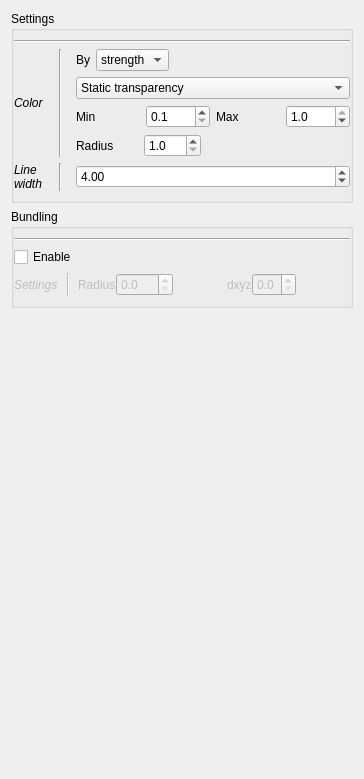
             <widget class="QWidget" name="scrollAreaWidgetContents_8">
              <property name="geometry">
               <rect>
                <x>0</x>
                <y>0</y>
                <width>364</width>
                <height>779</height>
               </rect>
              </property>
              <layout class="QVBoxLayout" name="verticalLayout_63">
               <item>
                <widget class="QGroupBox" name="toolBox_5">
                 <property name="title">
                  <string>Settings</string>
                 </property>
                 <layout class="QVBoxLayout" name="verticalLayout_39">
                  <property name="leftMargin">
                   <number>0</number>
                  </property>
                  <property name="rightMargin">
                   <number>0</number>
                  </property>
                  <item>
                   <widget class="Line" name="line_42">
                    <property name="minimumSize">
                     <size>
                      <width>200</width>
                      <height>0</height>
                     </size>
                    </property>
                    <property name="orientation">
                     <enum>Qt::Horizontal</enum>
                    </property>
                   </widget>
                  </item>
                  <item>
                   <layout class="QGridLayout" name="gridLayout">
                    <property name="topMargin">
                     <number>0</number>
                    </property>
                    <item row="2" column="2" colspan="3">
                     <widget class="QWidget" name="uiConnect_dynControl" native="true">
                      <property name="minimumSize">
                       <size>
                        <width>0</width>
                        <height>0</height>
                       </size>
                      </property>
                      <layout class="QHBoxLayout" name="horizontalLayout_36">
                       <property name="margin">
                        <number>0</number>
                       </property>
                       <item>
                        <layout class="QGridLayout" name="gridLayout_34">
                         <item row="0" column="0">
                          <widget class="QLabel" name="label_23">
                           <property name="text">
                            <string>Min</string>
                           </property>
                          </widget>
                         </item>
                         <item row="0" column="1">
                          <widget class="QDoubleSpinBox" name="uiConnect_dynMin">
                           <property name="toolTip">
                            <string>&lt;html&gt;&lt;head/&gt;&lt;body&gt;&lt;p&gt;Minimum opacity for the weaker connexions.&lt;/p&gt;&lt;p&gt;&lt;span style=&quot; font-weight:600;&quot;&gt;Input parameter : &lt;/span&gt;&lt;span style=&quot; font-style:italic;&quot;&gt;c_dynamic&lt;/span&gt;&lt;/p&gt;&lt;/body&gt;&lt;/html&gt;</string>
                           </property>
                           <property name="decimals">
                            <number>1</number>
                           </property>
                           <property name="minimum">
                            <double>0.100000000000000</double>
                           </property>
                           <property name="maximum">
                            <double>1.000000000000000</double>
                           </property>
                           <property name="singleStep">
                            <double>0.100000000000000</double>
                           </property>
                          </widget>
                         </item>
                         <item row="0" column="2">
                          <widget class="QLabel" name="label_24">
                           <property name="text">
                            <string>Max</string>
                           </property>
                          </widget>
                         </item>
                         <item row="0" column="3">
                          <widget class="QDoubleSpinBox" name="uiConnect_dynMax">
                           <property name="toolTip">
                            <string>&lt;html&gt;&lt;head/&gt;&lt;body&gt;&lt;p&gt;Maximum opacity for the stronger connexions.&lt;/p&gt;&lt;p&gt;&lt;span style=&quot; font-weight:600;&quot;&gt;Input parameter : &lt;/span&gt;&lt;span style=&quot; font-style:italic;&quot;&gt;c_dynamic&lt;/span&gt;&lt;/p&gt;&lt;/body&gt;&lt;/html&gt;</string>
                           </property>
                           <property name="decimals">
                            <number>1</number>
                           </property>
                           <property name="maximum">
                            <double>1.000000000000000</double>
                           </property>
                           <property name="singleStep">
                            <double>0.100000000000000</double>
                           </property>
                           <property name="value">
                            <double>1.000000000000000</double>
                           </property>
                          </widget>
                         </item>
                        </layout>
                       </item>
                      </layout>
                     </widget>
                    </item>
                    <item row="0" column="3">
                     <widget class="QComboBox" name="uiConnect_colorby">
                      <property name="toolTip">
                       <string>&lt;html&gt;&lt;head/&gt;&lt;body&gt;&lt;p&gt;Color connectivity line according to :&lt;/p&gt;&lt;p&gt;- Their connectivity strength&lt;/p&gt;&lt;p&gt;- The number of connections per node&lt;/p&gt;&lt;p&gt;- The line density (use the radius to control the density)&lt;/p&gt;&lt;p&gt;&lt;span style=&quot; font-weight:600;&quot;&gt;Input parameter : &lt;/span&gt;&lt;span style=&quot; font-style:italic;&quot;&gt;c_colorby&lt;/span&gt;&lt;/p&gt;&lt;/body&gt;&lt;/html&gt;</string>
                      </property>
                      <item>
                       <property name="text">
                        <string>strength</string>
                       </property>
                      </item>
                      <item>
                       <property name="text">
                        <string>count</string>
                       </property>
                      </item>
                      <item>
                       <property name="text">
                        <string>density</string>
                       </property>
                      </item>
                     </widget>
                    </item>
                    <item row="4" column="2" colspan="3">
                     <widget class="QDoubleSpinBox" name="uiConnect_lw">
                      <property name="toolTip">
                       <string>&lt;html&gt;&lt;head/&gt;&lt;body&gt;&lt;p&gt;Connectivity line width.&lt;/p&gt;&lt;p&gt;&lt;span style=&quot; font-weight:600;&quot;&gt;Input parameter : &lt;/span&gt;&lt;span style=&quot; font-style:italic;&quot;&gt;c_linewidth&lt;/span&gt;&lt;/p&gt;&lt;/body&gt;&lt;/html&gt;</string>
                      </property>
                      <property name="minimum">
                       <double>0.100000000000000</double>
                      </property>
                      <property name="maximum">
                       <double>9.000000000000000</double>
                      </property>
                      <property name="singleStep">
                       <double>0.100000000000000</double>
                      </property>
                      <property name="value">
                       <double>4.000000000000000</double>
                      </property>
                     </widget>
                    </item>
                    <item row="0" column="2">
                     <widget class="QLabel" name="label_21">
                      <property name="text">
                       <string>By</string>
                      </property>
                     </widget>
                    </item>
                    <item row="4" column="0">
                     <widget class="QLabel" name="label_22">
                      <property name="font">
                       <font>
                        <italic>true</italic>
                       </font>
                      </property>
                      <property name="text">
                       <string>Line
width</string>
                      </property>
                     </widget>
                    </item>
                    <item row="0" column="4">
                     <spacer name="horizontalSpacer_27">
                      <property name="orientation">
                       <enum>Qt::Horizontal</enum>
                      </property>
                      <property name="sizeHint" stdset="0">
                       <size>
                        <width>40</width>
                        <height>20</height>
                       </size>
                      </property>
                     </spacer>
                    </item>
                    <item row="4" column="1">
                     <widget class="Line" name="line_26">
                      <property name="minimumSize">
                       <size>
                        <width>20</width>
                        <height>0</height>
                       </size>
                      </property>
                      <property name="orientation">
                       <enum>Qt::Vertical</enum>
                      </property>
                     </widget>
                    </item>
                    <item row="0" column="1" rowspan="4">
                     <widget class="Line" name="line_21">
                      <property name="minimumSize">
                       <size>
                        <width>20</width>
                        <height>0</height>
                       </size>
                      </property>
                      <property name="orientation">
                       <enum>Qt::Vertical</enum>
                      </property>
                     </widget>
                    </item>
                    <item row="0" column="0" rowspan="4">
                     <widget class="QLabel" name="label_109">
                      <property name="font">
                       <font>
                        <italic>true</italic>
                       </font>
                      </property>
                      <property name="text">
                       <string>Color</string>
                      </property>
                     </widget>
                    </item>
                    <item row="3" column="2" colspan="3">
                     <widget class="QWidget" name="_densityPanel" native="true">
                      <property name="minimumSize">
                       <size>
                        <width>0</width>
                        <height>0</height>
                       </size>
                      </property>
                      <layout class="QHBoxLayout" name="horizontalLayout">
                       <property name="spacing">
                        <number>0</number>
                       </property>
                       <property name="margin">
                        <number>0</number>
                       </property>
                       <item>
                        <widget class="QLabel" name="label_5">
                         <property name="text">
                          <string>Radius</string>
                         </property>
                        </widget>
                       </item>
                       <item>
                        <spacer name="horizontalSpacer_31">
                         <property name="orientation">
                          <enum>Qt::Horizontal</enum>
                         </property>
                         <property name="sizeType">
                          <enum>QSizePolicy::Minimum</enum>
                         </property>
                         <property name="sizeHint" stdset="0">
                          <size>
                           <width>30</width>
                           <height>20</height>
                          </size>
                         </property>
                        </spacer>
                       </item>
                       <item>
                        <widget class="QDoubleSpinBox" name="_densityRadius">
                         <property name="toolTip">
                          <string>&lt;html&gt;&lt;head/&gt;&lt;body&gt;&lt;p&gt;Radius for the &amp;quot;density&amp;quot; coloring method.&lt;/p&gt;&lt;p&gt;&lt;span style=&quot; font-weight:600;&quot;&gt;Input parameter : &lt;/span&gt;&lt;span style=&quot; font-style:italic;&quot;&gt;c_dradius&lt;/span&gt;&lt;/p&gt;&lt;/body&gt;&lt;/html&gt;</string>
                         </property>
                         <property name="decimals">
                          <number>1</number>
                         </property>
                         <property name="minimum">
                          <double>1.000000000000000</double>
                         </property>
                        </widget>
                       </item>
                       <item>
                        <spacer name="horizontalSpacer_30">
                         <property name="orientation">
                          <enum>Qt::Horizontal</enum>
                         </property>
                         <property name="sizeHint" stdset="0">
                          <size>
                           <width>40</width>
                           <height>20</height>
                          </size>
                         </property>
                        </spacer>
                       </item>
                      </layout>
                     </widget>
                    </item>
                    <item row="1" column="2" colspan="3">
                     <widget class="QComboBox" name="_connectStaDynTransp">
                      <property name="toolTip">
                       <string>&lt;html&gt;&lt;head/&gt;&lt;body&gt;&lt;p&gt;Control the dynamic opacity so that stronger connections are more opaque to weaker connections.&lt;/p&gt;&lt;p&gt;&lt;span style=&quot; font-weight:600;&quot;&gt;Input parameter : &lt;/span&gt;&lt;span style=&quot; font-style:italic;&quot;&gt;c_dynamic&lt;/span&gt;&lt;/p&gt;&lt;/body&gt;&lt;/html&gt;</string>
                      </property>
                      <item>
                       <property name="text">
                        <string>Static transparency</string>
                       </property>
                      </item>
                      <item>
                       <property name="text">
                        <string>Dynamic transparency</string>
                       </property>
                      </item>
                     </widget>
                    </item>
                   </layout>
                  </item>
                 </layout>
                </widget>
               </item>
               <item>
                <widget class="QGroupBox" name="toolBox_6">
                 <property name="title">
                  <string>Bundling</string>
                 </property>
                 <layout class="QVBoxLayout" name="verticalLayout_40">
                  <property name="leftMargin">
                   <number>0</number>
                  </property>
                  <property name="rightMargin">
                   <number>0</number>
                  </property>
                  <item>
                   <widget class="Line" name="line_56">
                    <property name="minimumSize">
                     <size>
                      <width>200</width>
                      <height>0</height>
                     </size>
                    </property>
                    <property name="orientation">
                     <enum>Qt::Horizontal</enum>
                    </property>
                   </widget>
                  </item>
                  <item>
                   <widget class="QCheckBox" name="_conBlEnable">
                    <property name="text">
                     <string>Enable</string>
                    </property>
                   </widget>
                  </item>
                  <item>
                   <widget class="QWidget" name="_conBlPanel" native="true">
                    <property name="enabled">
                     <bool>false</bool>
                    </property>
                    <layout class="QVBoxLayout" name="verticalLayout_9">
                     <property name="spacing">
                      <number>0</number>
                     </property>
                     <property name="margin">
                      <number>0</number>
                     </property>
                     <item>
                      <layout class="QGridLayout" name="gridLayout_3">
                       <property name="topMargin">
                        <number>0</number>
                       </property>
                       <property name="bottomMargin">
                        <number>0</number>
                       </property>
                       <item row="0" column="1">
                        <widget class="Line" name="line_58">
                         <property name="minimumSize">
                          <size>
                           <width>20</width>
                           <height>0</height>
                          </size>
                         </property>
                         <property name="orientation">
                          <enum>Qt::Vertical</enum>
                         </property>
                        </widget>
                       </item>
                       <item row="0" column="2">
                        <widget class="QLabel" name="label_37">
                         <property name="text">
                          <string>Radius</string>
                         </property>
                        </widget>
                       </item>
                       <item row="0" column="5">
                        <widget class="QLabel" name="label_38">
                         <property name="text">
                          <string>dxyz</string>
                         </property>
                        </widget>
                       </item>
                       <item row="0" column="6">
                        <widget class="QDoubleSpinBox" name="_conBlDxyz">
                         <property name="decimals">
                          <number>1</number>
                         </property>
                         <property name="maximum">
                          <double>1.000000000000000</double>
                         </property>
                         <property name="singleStep">
                          <double>0.100000000000000</double>
                         </property>
                        </widget>
                       </item>
                       <item row="0" column="0">
                        <widget class="QLabel" name="label_117">
                         <property name="font">
                          <font>
                           <italic>true</italic>
                          </font>
                         </property>
                         <property name="text">
                          <string>Settings</string>
                         </property>
                        </widget>
                       </item>
                       <item row="0" column="3">
                        <widget class="QDoubleSpinBox" name="_conBlRadius">
                         <property name="decimals">
                          <number>1</number>
                         </property>
                        </widget>
                       </item>
                       <item row="0" column="4">
                        <spacer name="horizontalSpacer_35">
                         <property name="orientation">
                          <enum>Qt::Horizontal</enum>
                         </property>
                         <property name="sizeHint" stdset="0">
                          <size>
                           <width>40</width>
                           <height>20</height>
                          </size>
                         </property>
                        </spacer>
                       </item>
                       <item row="0" column="7">
                        <spacer name="horizontalSpacer_38">
                         <property name="orientation">
                          <enum>Qt::Horizontal</enum>
                         </property>
                         <property name="sizeHint" stdset="0">
                          <size>
                           <width>40</width>
                           <height>20</height>
                          </size>
                         </property>
                        </spacer>
                       </item>
                      </layout>
                     </item>
                    </layout>
                   </widget>
                  </item>
                 </layout>
                </widget>
               </item>
               <item>
                <spacer name="verticalSpacer_4">
                 <property name="orientation">
                  <enum>Qt::Vertical</enum>
                 </property>
                 <property name="sizeHint" stdset="0">
                  <size>
                   <width>20</width>
                   <height>40</height>
                  </size>
                 </property>
                </spacer>
               </item>
              </layout>
             </widget>
